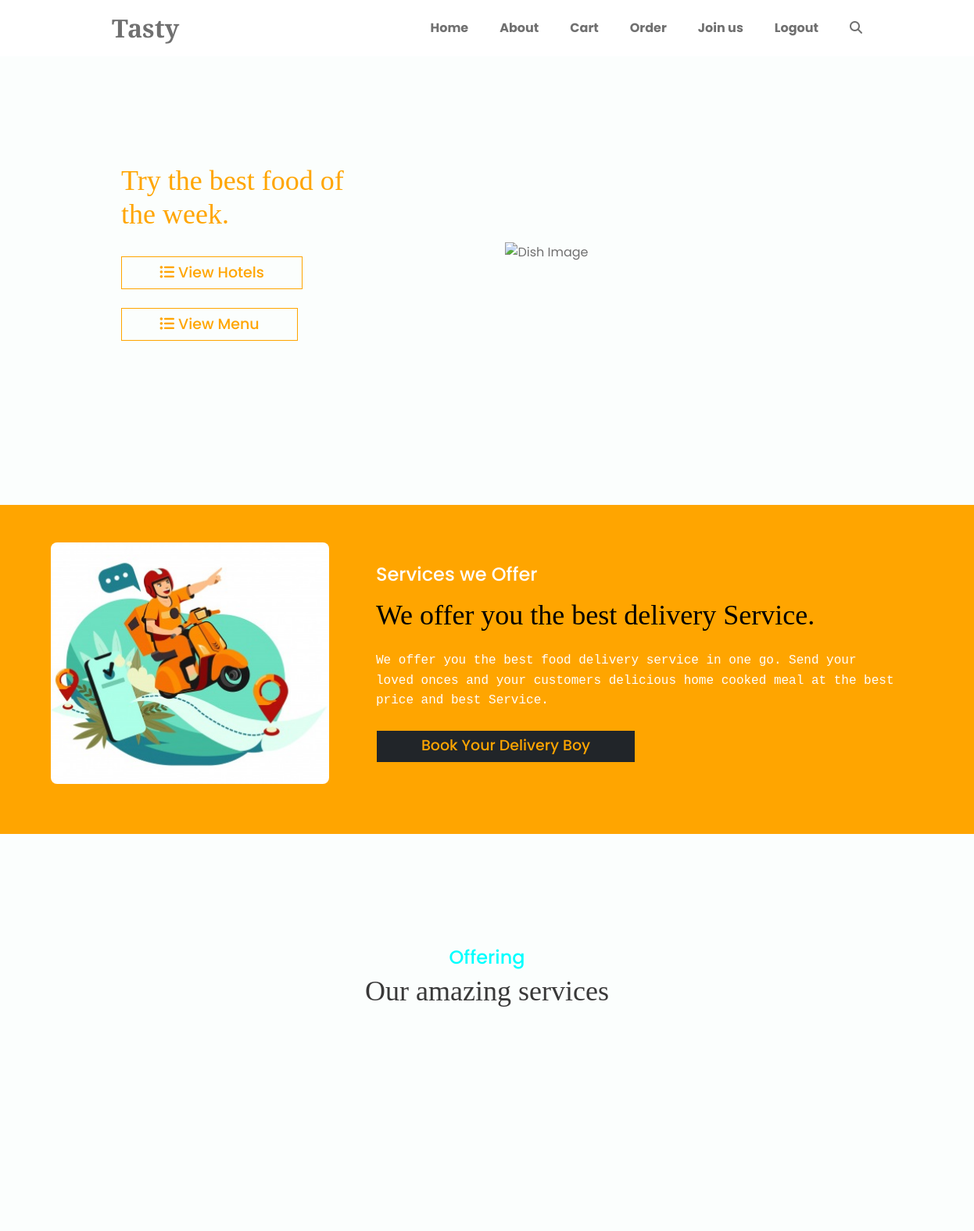
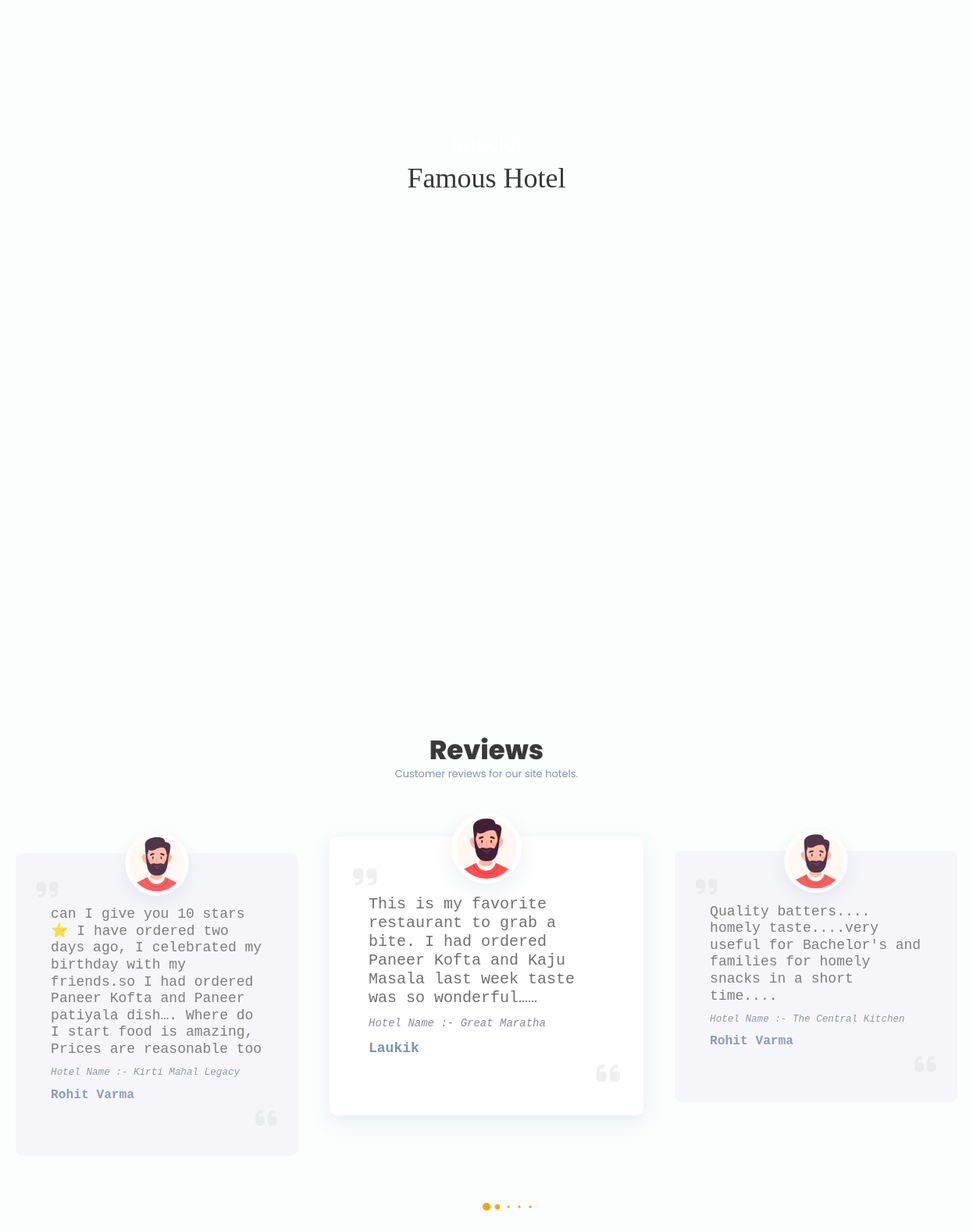
The page / (signed in, upper part) on the database its author committed (2 pictures, top to bottom).
### food/models.py (models this page shows)
class Rating(models.Model):
    hotel = models.ForeignKey(Hotel, on_delete=models.CASCADE)
    user = models.ForeignKey(CustomUser, on_delete=models.CASCADE)
    rating = models.FloatField()
    review = models.TextField()
    is_verified = models.BooleanField(default=True)

### hotel_register/models.py (models this page shows, shortened)
class Hotel(models.Model):
    name = models.CharField(max_length=50)
    registation_form = models.ForeignKey(Hotel_Form, on_delete=models.CASCADE)
    address = models.CharField(max_length=1000)
    city = models.CharField(max_length=100)
    pincode = models.IntegerField()
    image = models.ImageField(upload_to="hotel_image")
    hotel_number = models.IntegerField()
    hotel_email = models.CharField(max_length=50)
    shop_license_number = models.IntegerField(blank=True, null=True)
    fssai_number = models.IntegerField(blank=True, null=True)
    fssai_image = models.FileField(upload_to = "fssai", blank=True, null=True)

### CustomUser/models.py (models this page shows, shortened)
class CustomUser(AbstractUser):
    name = models.CharField(max_length=50)
    email = models.EmailField(max_length=200, unique=True)
    number = models.IntegerField()
    city = models.CharField(max_length=100, default='', null=False, blank=False)
    auth_token = models.CharField(max_length=100)
    is_admin = models.BooleanField(default=False)
    is_staff = models.BooleanField(default=False)
    is_active = models.BooleanField(default=True)
    is_superuser = models.BooleanField(default=False)
    is_verified = models.BooleanField(default=False)
    objects = CustomUserManager()
    username = None
    first_name = None
    last_name = None
    groups = None
    user_permissions = None
    last_login = None
    USERNAME_FIELD = 'email'
    REQUIRED_FIELDS = ['name', 'number']

### food/views.py (the view)
# urls.py: path('', views.home, name="home"),
def home(request):
    if request.user.is_authenticated:
        hotels = Hotel.objects.all().order_by("?")[:5]
        reviews = Rating.objects.all().order_by("?")[:5]
        return render(request, 'food/home.html', {"hotels": hotels, "reviews": reviews})
    else:
        return redirect('login')

### food/templates/food/home.html (shortened to what this page needs)
{% extends "food/base.html" %}
{% load static %}
{% block style %}
    <link rel="stylesheet" href="{% static 'css/home.css' %}">
    <link rel="stylesheet" href="https://cdnjs.cloudflare.com/ajax/libs/Swiper/6.4.8/swiper-bundle.min.css"/>
{% endblock style %}
{% block content %}
        <main class="l-main">
            <section class="pt-5" id="home">
                <div class="container-fluid home__container bd-container bd-grid">
                    <div class="home__data">
                        <h2 class="home__subtitle">Try the best food of <br> the week.</h2>
                        <a href="{% url 'all_hotel'%}" class="button mb-4"><i class="fas fa-list-ul"></i> View Hotels</a>
                        <a href="{% url 'all_menu'%}" class="button"><i class="fas fa-list-ul"></i> View Menu</a>
                    </div>
                    <img src="{% static 'images/home.png' %}" alt="Dish Image" class="home__img">
                </div>
            </section>
            <section class="about section pt-5 my-5" id="about">
                <div class="container">
                    <div class="row">
                        <div class="col-12 col-md-4 d-flex align-items-center justify-content-center">
                            <img src="{% static 'images/delivery_home.jpg' %}" alt="About us" class="about__img">
                        </div>
                        <div class="col-12 col-md-8 px-3 px-md-5 mt-5 mt-md-0">
                            <div class="about__data">
                                <span class="section-subtitle about__initial"><h4>Services we Offer</h4></span>
                                <h2 class="section-title about__initial">We offer you the best delivery Service.</h2>
                                <p class="about__description">We offer you the best food delivery service in one go. Send your loved onces and your customers delicious home cooked meal at the best price and best Service.</p>
                                <a href="{% url 'book_delivery_boy' %}" class="button w-50 px-3 bg-dark">Book Your Delivery Boy</a>
                            </div>
                        </div>
                    </div>
                </div>
            </section>
            <section id="services">
                <div class="bd-container pt-5">
                    <span class="pt-5 section-subtitle services-subtitle"><h4>Offering</h4></span>
                <h2 class="section-title service-content section-color">Our amazing services</h2>
                <div class="services__container pt-3 bd-grid">
                </div>
                </div>
            </section>
            <section class="menu my-5 bd-container" id="menu">
                <span class="section-subtitle pt-5"><h4>Special</h4></span>
                <h2 class="section-title section-color">Famous Hotel</h2>
                <div class="menu__container bd-grid">
                </div>
            </section>
            <section class= "my-5" id="testimonials">
                <div class="container">
                    <div class="section-title-testi testi-font">
                        <h2 class = "testi-family section-color">Reviews</h2>
                        <center>
                            <p>Customer reviews for our site hotels.</p>
                        </center>
                    </div>
                </div>
                <div class="testimonials-carousel-wrap">
                    <div class="testimonials-carousel">
                        <div class="swiper-container">
                            <div class="swiper-wrapper">
                                {% for review in reviews %}
                                <div class="swiper-slide">
                                    <div class="testi-item">
                                        <div class="testi-avatar"><img src="{% static 'images/6.jpg' %}"></div>
                                        <div class="testimonials-text-before">
                                            <i class="fa fa-quote-right"></i>
                                        </div>
                                        <div class="testimonials-text testi-font">
                                            <h5>{{review.review}}</h5>
                                            <p>Hotel Name :- {{review.hotel.name}}</p>
                                            <div class="testimonials-avatar">
                                                <h3>{{review.user.name}}</h3>
                                            </div>
                                        </div>
                                        <div class="testimonials-text-after"><i class="fa fa-quote-left"></i></div>
                                    </div>
                                </div>
                                {% endfor %}
                            </div>
                        </div>
                    </div>
                    <center>
                        <div class="tc-pagination"></div>
                    </center>
                </div>
            </section>
        </main>
{% endblock content %}

### food/static/css/base.css (style rules this page uses)
:root { --header-height: 3rem; --first-color: #483519; --first-color-alt: orange; --title-color: #393939; --text-color: #707070; --text-color-light: #a6a6a6; --body-color: #fbfefd; --container-color: #ffffff; --body-font: Poppins, sans-serif; --biggest-font-size: 2.25rem; --h1-font-size: 1.5rem; --h2-font-size: 1.25rem; --h3-font-size: 1rem; --normal-font-size: 0.938rem; --small-font-size: 0.813rem; --smaller-font-size: 0.75rem; --font-medium: 500; --font-semi-bold: 600; --mb-1: 0.5rem; --mb-2: 1rem; --mb-3: 1.5rem; --mb-4: 2rem; --mb-5: 2.5rem; --mb-6: 3rem; --z-tooltip: 10; --z-fixed: 100; }
@media screen and (min-width: 768px) { :root { --biggest-font-size: 4rem; --h1-font-size: 2.25rem; --h2-font-size: 1.5rem; --h3-font-size: 1.25rem; --normal-font-size: 1rem; --small-font-size: 0.875rem; --smaller-font-size: 0.813rem; } }
html { scroll-behavior: smooth; }
body { margin: var(--header-height) 0 0 0; font-family: var(--body-font); font-size: var(--normal-font-size); background-color: var(--body-color); color: var(--text-color); line-height: 1.6; }
h1, h2, h3, p, ul { margin: 0; }
a { text-decoration: none; }
img { max-width: 100%; height: auto; }
@media screen and (min-width: 768px) { body { margin: 0; } }

### rows shown on the page
Rating: review "This is my favorite restaurant to grab a bite. I had ordered Paneer Kofta and Kaju Masala last week taste was so wonderful……", hotel.name "Great Maratha", user.name "Laukik"
Rating: review "Quality batters.... homely taste....very useful for Bachelor's and families for homely snacks in a short time....", hotel.name "The Central Kitchen", user.name "Rohit Varma"
Rating: review "can I give you 10 stars ⭐️ I have ordered two days ago, I celebrated my birthday with my friends.so I had ordered Paneer Kofta and Paneer patiyala dish…. Where do I start food is amazing, Prices are reasonable too", hotel.name "Kirti Mahal Legacy", user.name "Rohit Varma"
